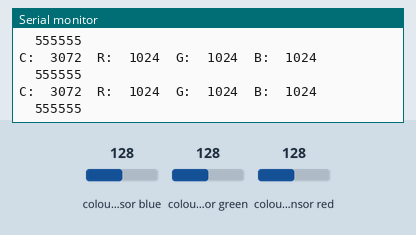
Simulated run of this sketch. Board: Arduino Uno, built with avr-gcc and run on an emulated ATmega328P. On the bench: the last lines printed to the serial monitor. Wiring (inferred from the names in the program): TCS34725 colour sensor at I2C address 0x29. The inputs (shaded band) are chosen by the test bench; at power-on: colour sensor blue 128, colour sensor green 128, colour sensor red 128.

Above: at 1.2 s.
1.3 s: colour sensor blue set to 5
At 1.73 s:
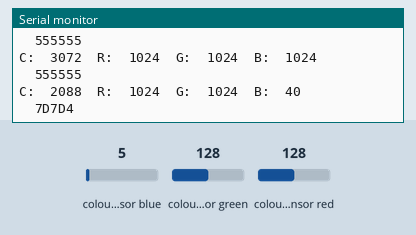
3.2 s: colour sensor green set to 5
At 3.63 s:
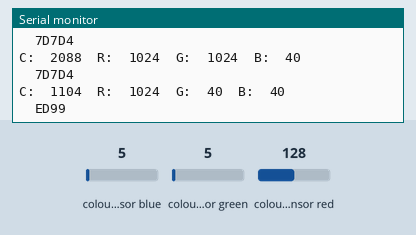
5.1 s: colour sensor red set to 191
At 5.53 s:
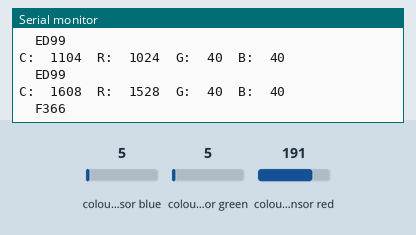
7.0 s: colour sensor blue set to 64
At 7.43 s:
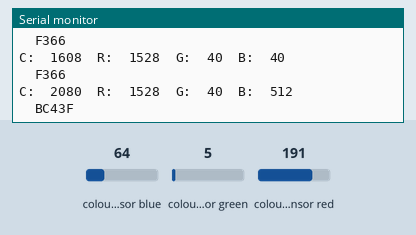
8.9 s: colour sensor green set to 64
At 9.02 s:
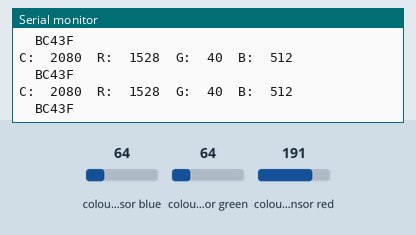
11.9 s: colour sensor red set to 5
At 12.35 s:
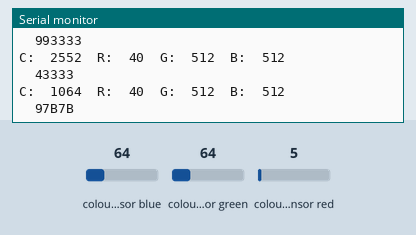
Timing chart, 0 to 14.8 s (numbered marks = the images above; inputs shaded):
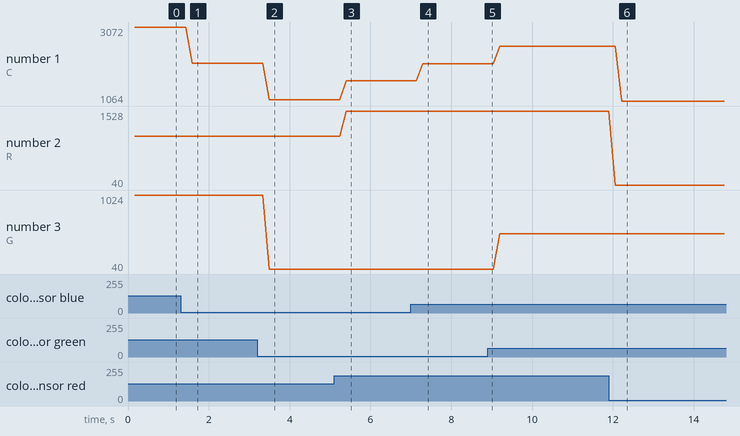

Measured:
- after the input at 1.3 s, the serial monitor: prints a new line after 0.29 s (image 1)
- after the input at 3.2 s, the serial monitor: prints a new line after 0.29 s (image 2)
- after the input at 5.1 s, the serial monitor: prints a new line after 0.30 s (image 3)
- after the input at 7.0 s, the serial monitor: prints a new line after 0.30 s (image 4)
- after the input at 11.9 s, the serial monitor: prints a new line after 0.16 s (image 6)
- plotted number 1: 3072 → 2088 after the input at 1.3 s, 2088 → 1104 after the input at 3.2 s, 1104 → 1608 after the input at 5.1 s, 1608 → 2080 after the input at 7.0 s, 2080 → 2552 after the input at 8.9 s
- plotted number 2: 1024 → 1528 after the input at 5.1 s

The sketch:

test_DFRobot.ino
```cpp
#include <DFRobot_TCS34725.h>
#include "DFRobot_TCS34725.h"
/*This file utilizes the DFRobot library to
  interface the TCS34725 library, look at the library headers for
  things to use */

//integration time is 154ms
// 2_4,    24,    50,   101,   154,   700 | possible times (ms)
//1024, 10240, 20480, 43008, 65358, 65358 | max count
//higher integration time is more accurate but refreshes slower
DFRobot_TCS34725 tcs = DFRobot_TCS34725(TCS34725_INTEGRATIONTIME_154MS, TCS34725_GAIN_4X);

void setup() {
  //must set baud to 115200 in the serial monitor!
  Serial.begin(115200);
  Serial.println("Color View Test!");
  //if sensor is on then do things else, halt
  if (tcs.begin()) {
    Serial.println("Found sensor");
  } else {
    Serial.println("No TCS34725 found ... check your connections");
    while (1); // halt!
  }
}

void loop() {
  //clear is the sum of all 3, RGB are self-explanatory
  //see above for max values depending on integration time
  uint16_t clear, red, green, blue;
  tcs.getRGBC(&red, &green, &blue, &clear);
  tcs.lock();  // turn off LED (doesn't work on the new sensors)
  Serial.print("C:\t"); Serial.print(clear);
  Serial.print("\tR:\t"); Serial.print(red);
  Serial.print("\tG:\t"); Serial.print(green);
  Serial.print("\tB:\t"); Serial.print(blue);
  Serial.println("\t");

  // Figure out some basic hex code for visualization
  uint32_t sum = clear;
  float r, g, b;
  r = red; r /= sum;
  g = green; g /= sum;
  b = blue; b /= sum;
  r *= 256; g *= 256; b *= 256;
  Serial.print("\t");
  Serial.print((int)r, HEX); Serial.print((int)g, HEX); Serial.print((int)b, HEX);
  Serial.println();
}
```
